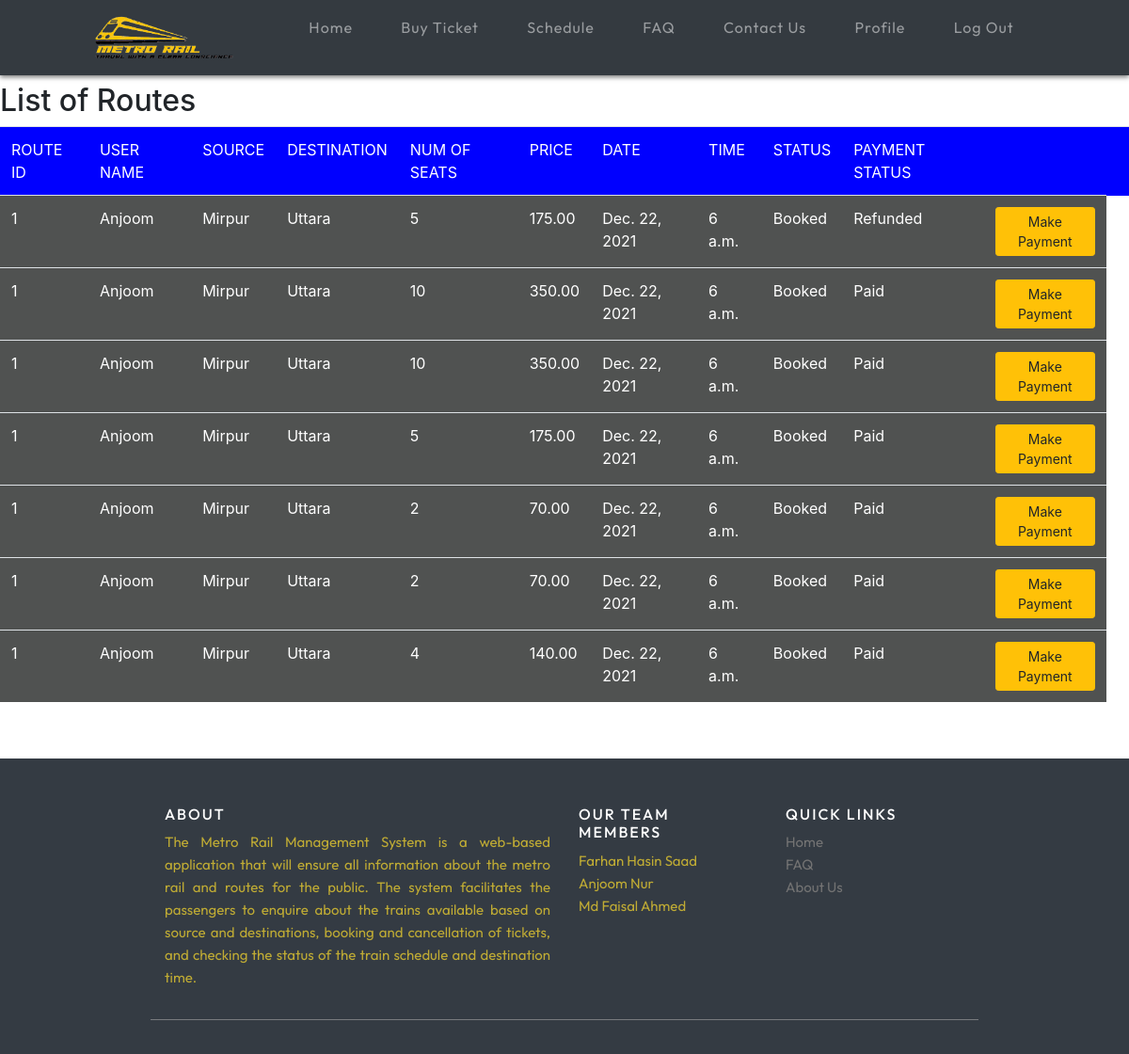
The page /accounts/seebookings/ (signed in) on the database as committed earlier.
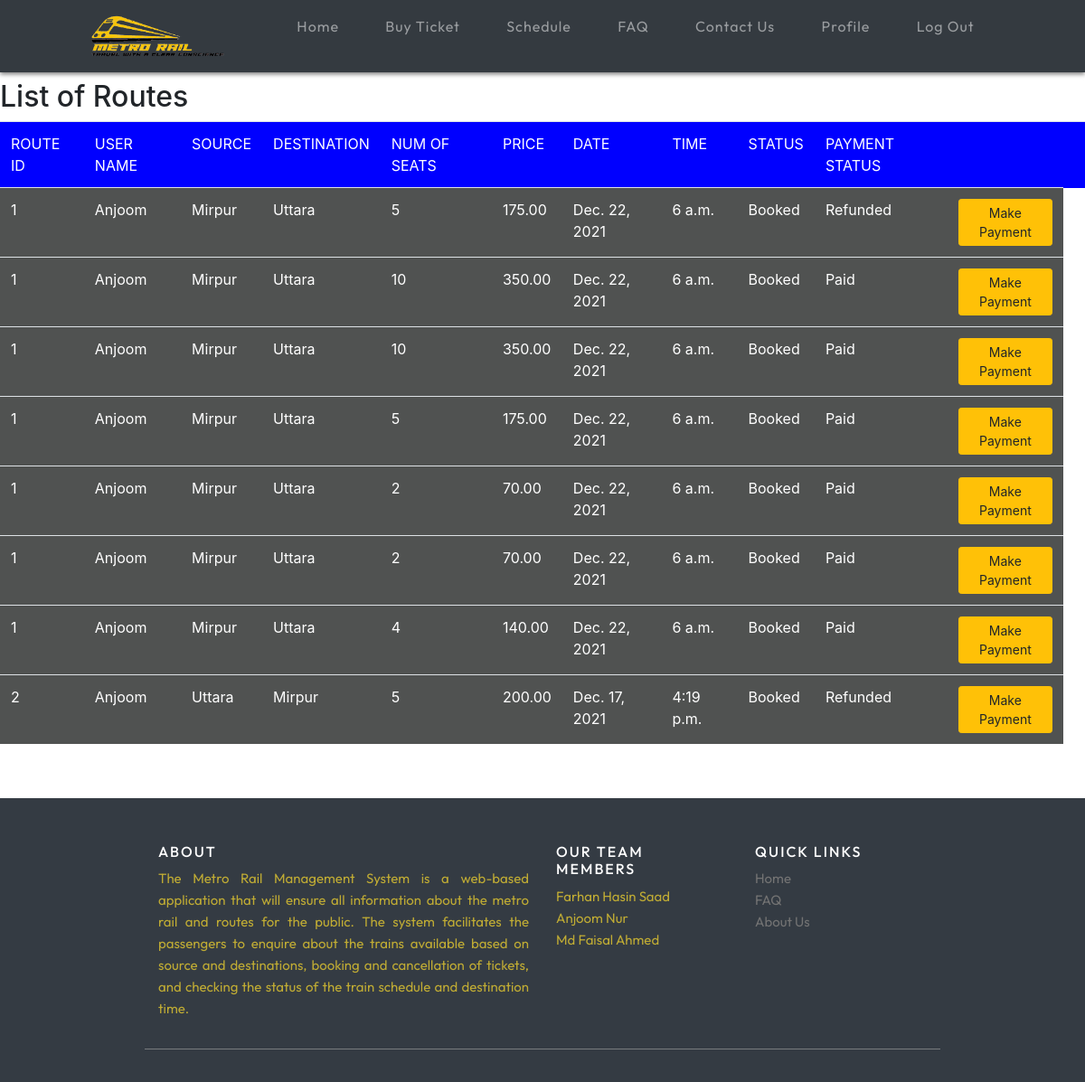
The same page on the database as committed later.
### accounts/models.py (models this page shows, shortened)
class Book(models.Model):
    BOOKED = 'Booked'
    CANCELLED = 'Cancelled'
    CONFIRMED = 'Confirmed'
    PAID = 'Paid'
    NOT_PAID = 'Not_Paid'
    REFUNDED = 'Refunded'
    TICKET_STATUSES = ((BOOKED, 'Booked'),
                       (CANCELLED, 'Cancelled'),
                       (CONFIRMED,'Confirmed'))
    PAYMENT_STATUSES =((PAID, 'Paid'),
                       (NOT_PAID ,'Not_Paid'),
                       (REFUNDED , 'Refunded'))
    username = models.CharField(max_length=200)
    email = models.CharField(max_length=200)
    source = models.CharField(max_length=30)
    dest = models.CharField(max_length=30)
    routeid = models.IntegerField()
    nos = models.DecimalField(decimal_places=0, max_digits=2)
    price = models.DecimalField(decimal_places=2, max_digits=6)
    status = models.CharField(choices=TICKET_STATUSES, default=BOOKED, max_length=15)
    payment_status = models.CharField(choices= PAYMENT_STATUSES, default=NOT_PAID, max_length=30)
    date = models.DateField()
    time = models.TimeField()
    order_id = models.CharField(max_length=120, blank=True)
    code = models.ImageField(blank=True, upload_to='code')
    is_paid = models.BooleanField(default=False, blank=True)
    is_refunded = models.BooleanField(default=False, blank=True)

### accounts/views.py (the view)
# urls.py: path('seebookings/', views.seebookings, name="seebookings"),
@login_required(login_url='log')
def seebookings(request,new={}):
    context = {}
    username_r = request.user.username
    book_list = Book.objects.filter(username=username_r)
    if book_list:
        return render(request, 'booklist.html', locals())
    else:
        context["error"] = "Sorry no route booked"
        return render(request, 'search.html', context)

### accounts/templates/booklist.html (shortened to what this page needs)
{% extends 'railapp/main.html' %}
{% block content %}
<h2>List of Routes</h2>
<table class="table table-striped">
    <thead style="background-color: blue;color: white;">
    <td>ROUTE ID</td>
    <td>USER NAME</td>
    <td>SOURCE</td>
    <td>DESTINATION</td>
    <td>NUM OF SEATS</td>
    <td>PRICE</td>
    <td>DATE</td>
    <td>TIME</td>
    <td>STATUS</td>
    <td>PAYMENT STATUS</td>
    <td> </td>
    <td></td>
    </thead>
    <thead style="background-color: rgb(80, 82, 81);color: rgb(255, 255, 255);">
    {% for row in book_list %}
    <tr>
        <td>{{row.routeid}}</td>
        <td>{{row.username}}</td>
        <td>{{row.source}}</td>
        <td>{{row.dest}}</td>
        <td>{{row.nos}}</td>
        <td>{{row.price}}</td>
        <td>{{row.date}}</td>
        <td>{{row.time}}</td>
        <td>{{row.status}}</td>
        <td>{{row.payment_status}}</td>
        {% if row.is_refunded == True %}
            <td><p> Please Book Again </p>
        {% elif row.is_paid == False %}
            <td><a class="btn btn-sm btn-warning" href="{% url 'payments' row.id%}">Make Payment</a></td>
        {% elif row.is_paid == True %}
            <td><a class="btn btn-sm btn-danger" href="{% url 'cancellings' row.id%}">Cancel Booking</a></td>
        {% endif %}
    </tr>
    {% endfor %}
    </thead>
</table>
{% endblock %}

Rows that differ between the two databases and show on the page:
added Book: routeid "2", username "Anjoom", source "Uttara", dest "Mirpur", nos "5", price "200.00", date "Dec. 17, 2021", time "4:19 p.m.", status "Booked", payment_status "Refunded", is_refunded "Make Payment"
